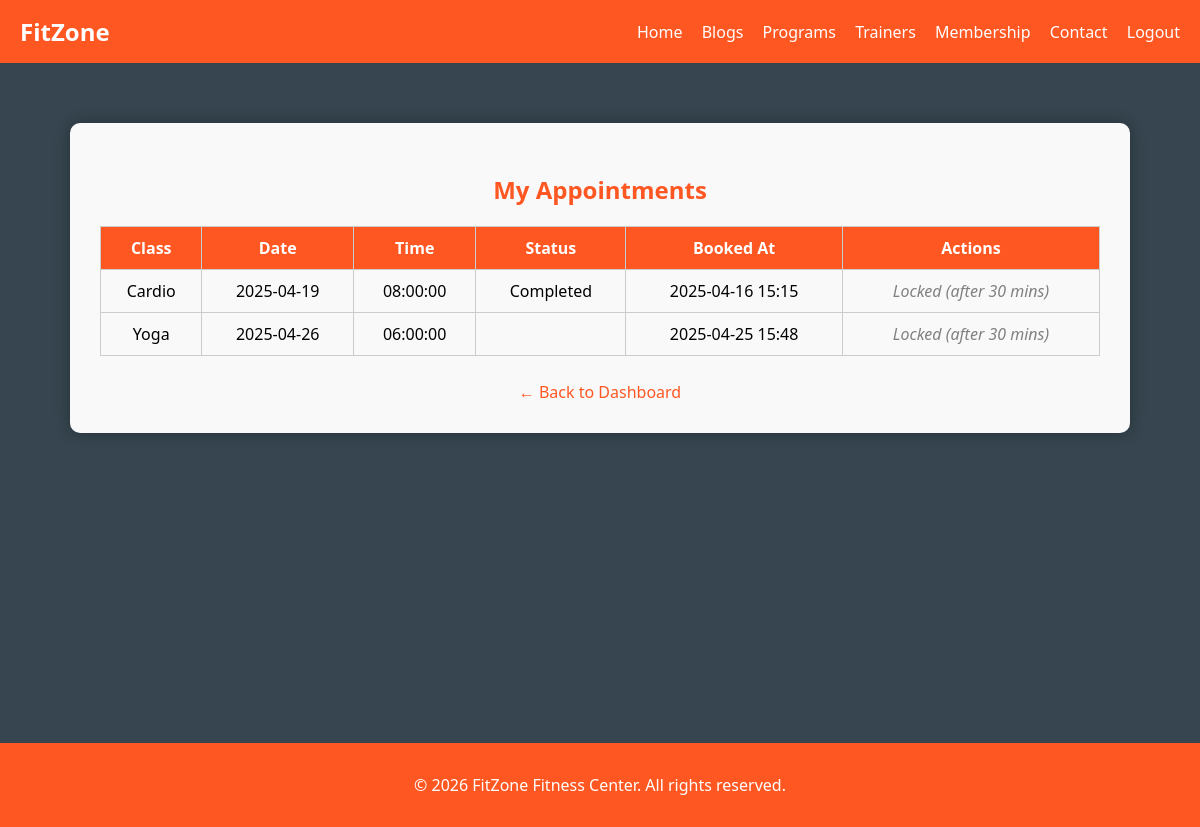
Page /Pages/view_appointments.php (signed in) on the committed database.
### tables this page shows
CREATE TABLE IF NOT EXISTS `appointments` (
  `Appointment_ID` int NOT NULL,
  `Admission_Number` int NOT NULL,
  `Class_Type` varchar(50) NOT NULL,
  `Preferred_Date` date NOT NULL,
  `Preferred_Time` time NOT NULL,
  `Status` varchar(30) NOT NULL,
  `Created_At` timestamp NOT NULL DEFAULT CURRENT_TIMESTAMP,
  PRIMARY KEY (`Appointment_ID`)
);

### Pages/view_appointments.php (the view, shortened to what this page needs)
<?php
$conn = new mysqli("localhost", "root", "", "fitzone1");
$user_id = $_SESSION["user_id"];
$stmt = $conn->prepare("SELECT * FROM appointments WHERE Admission_Number = ? ORDER BY Preferred_Date, Preferred_Time");
$stmt->bind_param("i", $user_id);
$stmt->execute();
$result = $stmt->get_result();
?>
<!doctype html>
<html lang="en">
<head>
</head>
<body>
<div class="navbar">
  <div class="logo">FitZone</div>
  <div>
    <a href="index.php">Home</a>
    <a href="blog.php">Blogs</a>
    <a href="programs.php">Programs</a>
    <a href="trainers.php">Trainers</a>
    <a href="membership.php">Membership</a>
    <a href="contact.php">Contact</a>
    <a href="logout.php">Logout</a>
  </div>
</div>
<div class="container">
  <h2>My Appointments</h2>
  <table>
    <tr>
      <th>Class</th>
      <th>Date</th>
      <th>Time</th>
      <th>Status</th>
      <th>Booked At</th>
      <th>Actions</th>
    </tr>
    <?php while ($row = $result->fetch_assoc()):
      $created_time = strtotime($row['Created_At']);
      $can_modify = (time() - $created_time <= 1800);
    ?>
      <tr>
        <td><?php echo htmlspecialchars($row['Class_Type']); ?></td>
        <td><?php echo $row['Preferred_Date']; ?></td>
        <td><?php echo $row['Preferred_Time']; ?></td>
        <td><?php echo $row['Status']; ?></td>
        <td><?php echo date("Y-m-d H:i", $created_time); ?></td>
        <td>
          <?php if ($can_modify): ?>
            <form method="POST" style="margin-bottom: 8px;">
              <input type="hidden" name="update_id" value="<?php echo $row['Appointment_ID']; ?>">
              <select name="class" required>
                <option value="Cardio" <?php if ($row['Class_Type'] == 'Cardio') echo 'selected'; ?>>Cardio</option>
                <option value="Strength Training" <?php if ($row['Class_Type'] == 'Strength Training') echo 'selected'; ?>>Strength Training</option>
                <option value="Yoga" <?php if ($row['Class_Type'] == 'Yoga') echo 'selected'; ?>>Yoga</option>
                <option value="HIIT" <?php if ($row['Class_Type'] == 'HIIT') echo 'selected'; ?>>HIIT</option>
              </select>
              <input type="date" name="date" value="<?php echo $row['Preferred_Date']; ?>" required>
              <input type="time" name="time" value="<?php echo $row['Preferred_Time']; ?>" required>
              <button type="submit" name="update_appointment" class="btn btn-update">Update</button>
            </form>
            <form method="POST" onsubmit="return confirm('Cancel this appointment?');">
              <input type="hidden" name="cancel_id" value="<?php echo $row['Appointment_ID']; ?>">
              <button type="submit" class="btn btn-cancel">Cancel</button>
            </form>
          <?php else: ?>
            <div class="locked">Locked (after 30 mins)</div>
          <?php endif; ?>
        </td>
      </tr>
    <?php endwhile; ?>
  </table>
  <div class="back">
    <a href="customer_dashboard.php">← Back to Dashboard</a>
  </div>
</div>
<div class="footer">
  <p>&copy; <?php echo date("Y"); ?> FitZone Fitness Center. All rights reserved.</p>
</div>
</body>
</html>

### Pages/view_appointments.php (style rules this page uses)
body { font-family: 'Segoe UI', sans-serif; margin: 0; background-color: #36454F; }
.navbar { background-color: #ff5722; padding: 15px 20px; display: flex; justify-content: space-between; align-items: center; color: white; }
.navbar .logo { font-weight: bold; font-size: 24px; }
.navbar a { color: white; margin-left: 15px; text-decoration: none; font-size: 16px; }
.container { max-width: 1000px; margin: 60px auto; background: rgba(255,255,255,0.97); padding: 30px; border-radius: 10px; box-shadow: 0 0 15px rgba(0,0,0,0.3); }
h2 { color: #ff5722; text-align: center; }
table { width: 100%; border-collapse: collapse; margin-top: 20px; }
th, td { border: 1px solid #ccc; padding: 10px; text-align: center; }
th { background-color: #ff5722; color: white; }
.locked { color: gray; font-style: italic; }
.back { text-align: center; margin-top: 25px; }
.back a { color: #ff5722; text-decoration: none; }
.footer { background-color: #ff5722; color: white; text-align: center; padding: 15px 0; margin-top: 310px; }

### rows in the picture
appointments: Class_Type "Cardio", Preferred_Date "2025-04-19", Preferred_Time "08:00:00", Status "Completed", Created_At "2025-04-16 15:15", shows "Locked (after 30 mins)"
appointments: Class_Type "Yoga", Preferred_Date "2025-04-26", Preferred_Time "06:00:00", Created_At "2025-04-25 15:48", shows "Locked (after 30 mins)"
